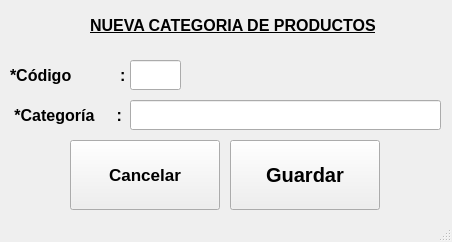
<?xml version="1.0" encoding="UTF-8"?>
<ui version="4.0">
 <class>mantCategoria</class>
 <widget class="QMainWindow" name="mantCategoria">
  <property name="geometry">
   <rect>
    <x>0</x>
    <y>0</y>
    <width>452</width>
    <height>242</height>
   </rect>
  </property>
  <property name="windowTitle">
   <string>Agregar Categoria de Productos</string>
  </property>
  <widget class="QWidget" name="centralwidget">
   <widget class="QLineEdit" name="txtNombreCategoria">
    <property name="geometry">
     <rect>
      <x>130</x>
      <y>100</y>
      <width>311</width>
      <height>30</height>
     </rect>
    </property>
   </widget>
   <widget class="QLabel" name="lblIdCategoria">
    <property name="geometry">
     <rect>
      <x>10</x>
      <y>60</y>
      <width>115</width>
      <height>30</height>
     </rect>
    </property>
    <property name="font">
     <font>
      <pointsize>12</pointsize>
      <weight>75</weight>
      <bold>true</bold>
     </font>
    </property>
    <property name="text">
     <string>*Código           :</string>
    </property>
   </widget>
   <widget class="QLineEdit" name="txtIdCategoria">
    <property name="geometry">
     <rect>
      <x>130</x>
      <y>60</y>
      <width>51</width>
      <height>30</height>
     </rect>
    </property>
    <property name="font">
     <font>
      <pointsize>15</pointsize>
     </font>
    </property>
    <property name="text">
     <string/>
    </property>
   </widget>
   <widget class="QLabel" name="lblNombreCategoria">
    <property name="geometry">
     <rect>
      <x>10</x>
      <y>100</y>
      <width>115</width>
      <height>30</height>
     </rect>
    </property>
    <property name="font">
     <font>
      <pointsize>12</pointsize>
      <weight>75</weight>
      <bold>true</bold>
     </font>
    </property>
    <property name="text">
     <string> *Categoría     :</string>
    </property>
   </widget>
   <widget class="QLabel" name="lblNombreCategoria_2">
    <property name="geometry">
     <rect>
      <x>90</x>
      <y>10</y>
      <width>301</width>
      <height>31</height>
     </rect>
    </property>
    <property name="font">
     <font>
      <pointsize>12</pointsize>
      <weight>75</weight>
      <bold>true</bold>
      <underline>true</underline>
     </font>
    </property>
    <property name="text">
     <string>NUEVA CATEGORIA DE PRODUCTOS</string>
    </property>
   </widget>
   <widget class="QPushButton" name="btnCancelar">
    <property name="geometry">
     <rect>
      <x>70</x>
      <y>140</y>
      <width>150</width>
      <height>70</height>
     </rect>
    </property>
    <property name="font">
     <font>
      <pointsize>13</pointsize>
      <weight>75</weight>
      <bold>true</bold>
     </font>
    </property>
    <property name="text">
     <string>Cancelar</string>
    </property>
    <property name="icon">
     <iconset>
      <normaloff>../icon/error.png</normaloff>../icon/error.png</iconset>
    </property>
    <property name="iconSize">
     <size>
      <width>50</width>
      <height>50</height>
     </size>
    </property>
   </widget>
   <widget class="QPushButton" name="btnGuardar">
    <property name="geometry">
     <rect>
      <x>230</x>
      <y>140</y>
      <width>150</width>
      <height>70</height>
     </rect>
    </property>
    <property name="font">
     <font>
      <pointsize>15</pointsize>
      <weight>75</weight>
      <bold>true</bold>
     </font>
    </property>
    <property name="text">
     <string>Guardar</string>
    </property>
    <property name="icon">
     <iconset>
      <normaloff>../icon/save.png</normaloff>../icon/save.png</iconset>
    </property>
    <property name="iconSize">
     <size>
      <width>50</width>
      <height>50</height>
     </size>
    </property>
   </widget>
  </widget>
  <widget class="QStatusBar" name="statusbar"/>
 </widget>
 <tabstops>
  <tabstop>txtIdCategoria</tabstop>
  <tabstop>txtNombreCategoria</tabstop>
  <tabstop>btnGuardar</tabstop>
  <tabstop>btnCancelar</tabstop>
 </tabstops>
 <resources/>
 <connections/>
</ui>
